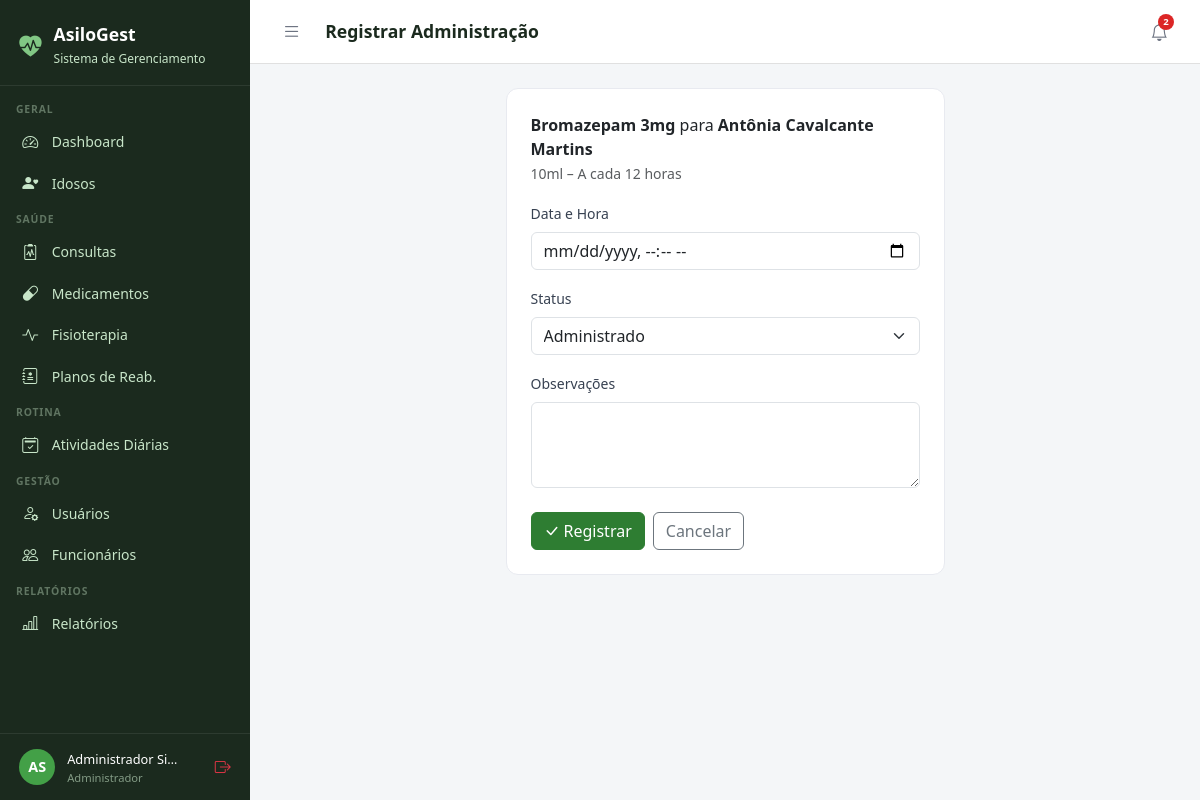
The app's page /medicamentos/administracao/50/registrar/ (signed in) with its own data.
### core/models.py (models this page shows, shortened)
class Usuario(AbstractUser):
    PERFIL_CHOICES = [
        ('administrador', 'Administrador'),
        ('medico', 'Médico'),
        ('fisioterapeuta', 'Fisioterapeuta'),
        ('enfermeiro', 'Enfermeiro(a)'),
        ('recepcionista', 'Recepcionista'),
        ('familiar', 'Familiar do Idoso'),
    ]
    perfil = models.CharField(
        max_length=20, choices=PERFIL_CHOICES,
        default='recepcionista', verbose_name='Perfil de Acesso'
    )
    telefone = models.CharField(max_length=15, blank=True, verbose_name='Telefone')
    cpf = models.CharField(max_length=14, unique=True, null=True, blank=True, verbose_name='CPF')
    foto = models.ImageField(upload_to='usuarios/', blank=True, null=True, verbose_name='Foto')
    data_nascimento = models.DateField(null=True, blank=True, verbose_name='Data de Nascimento')
    especialidade = models.CharField(
        max_length=100, blank=True, verbose_name='Especialidade',
        help_text='Preencha para Médico ou Fisioterapeuta'
    )
    data_admissao = models.DateField(null=True, blank=True, verbose_name='Data de Admissão')
    primeiro_acesso = models.BooleanField(
        default=True, verbose_name='Primeiro Acesso',
        help_text='Usuário deve definir senha no primeiro login'
    )
    ativo = models.BooleanField(default=True, verbose_name='Ativo')
    criado_em = models.DateTimeField(auto_now_add=True)
    class Meta:
        verbose_name = 'Usuário'
        verbose_name_plural = 'Usuários'
        ordering = ['first_name', 'last_name']
    @property
    def is_administrador(self):
        return self.perfil == 'administrador' or self.is_superuser
    @property
    def is_fisioterapeuta(self):
        return self.perfil == 'fisioterapeuta'
    @property
    def is_familiar(self):
        return self.perfil == 'familiar'
    @property
    def pode_ver_saude(self):
        return (self.is_administrador or self.is_medico
                or self.is_fisioterapeuta or self.is_enfermeiro)
    @property
    def pode_cadastrar_usuarios(self):
        return self.is_administrador or self.is_recepcionista
    @property
    def pode_administrar(self):
        return self.is_administrador

### medicamentos/models.py (models this page shows, shortened)
class PrescricaoMedicamento(models.Model):
    FREQUENCIA_CHOICES = [
        ('1x_dia', '1x ao dia'),
        ('2x_dia', '2x ao dia'),
        ('3x_dia', '3x ao dia'),
        ('4x_dia', '4x ao dia'),
        ('cada_6h', 'A cada 6 horas'),
        ('cada_8h', 'A cada 8 horas'),
        ('cada_12h', 'A cada 12 horas'),
        ('sob_demanda', 'Sob demanda'),
        ('semanal', 'Semanal'),
        ('customizado', 'Customizado'),
    ]
    idoso = models.ForeignKey(Idoso, on_delete=models.CASCADE, related_name='prescricoes')
    medicamento = models.ForeignKey(Medicamento, on_delete=models.PROTECT, related_name='prescricoes')
    prescrito_por = models.ForeignKey(Usuario, on_delete=models.SET_NULL, null=True, related_name='prescricoes_feitas', limit_choices_to={'perfil': 'medico'})
    dose = models.CharField(max_length=50, verbose_name='Dose')
    frequencia = models.CharField(max_length=15, choices=FREQUENCIA_CHOICES)
    horarios = models.CharField(max_length=200, blank=True, verbose_name='Horários', help_text='Ex: 08:00, 12:00, 18:00')
    data_inicio = models.DateField(verbose_name='Início')
    data_fim = models.DateField(null=True, blank=True, verbose_name='Fim (deixe em branco para uso contínuo)')
    via_administracao = models.CharField(max_length=50, blank=True, verbose_name='Via de Administração', help_text='Ex: oral, subcutânea, intravenosa')
    observacoes = models.TextField(blank=True)
    ativa = models.BooleanField(default=True)
    criado_em = models.DateTimeField(auto_now_add=True)
    class Meta:
        verbose_name = 'Prescrição'
        verbose_name_plural = 'Prescrições'
        ordering = ['-criado_em']

class Medicamento(models.Model):
    nome = models.CharField(max_length=150, verbose_name='Nome do Medicamento')
    principio_ativo = models.CharField(max_length=150, blank=True)
    fabricante = models.CharField(max_length=100, blank=True)
    forma = models.CharField(max_length=50, blank=True, verbose_name='Forma Farmacêutica', help_text='Ex: comprimido, xarope, injeção')
    estoque_atual = models.IntegerField(default=0, verbose_name='Estoque Atual')
    estoque_minimo = models.IntegerField(default=10, verbose_name='Estoque Mínimo')
    unidade = models.CharField(max_length=20, default='unidade', verbose_name='Unidade de Medida')
    observacoes = models.TextField(blank=True)
    ativo = models.BooleanField(default=True)
    criado_em = models.DateTimeField(auto_now_add=True)
    class Meta:
        verbose_name = 'Medicamento'
        verbose_name_plural = 'Medicamentos'
        ordering = ['nome']

### idosos/models.py (models this page shows, shortened)
class Idoso(models.Model):
    SEXO_CHOICES = [('M', 'Masculino'), ('F', 'Feminino')]
    TIPO_SANGUINEO = [('A+','A+'),('A-','A-'),('B+','B+'),('B-','B-'),('AB+','AB+'),('AB-','AB-'),('O+','O+'),('O-','O-')]
    STATUS_CHOICES = [('ativo','Ativo'),('inativo','Inativo'),('internado','Internado'),('falecido','Falecido')]
    nome = models.CharField(max_length=150, verbose_name='Nome Completo')
    data_nascimento = models.DateField(verbose_name='Data de Nascimento')
    sexo = models.CharField(max_length=1, choices=SEXO_CHOICES)
    cpf = models.CharField(max_length=14, unique=True, null=True, blank=True)
    rg = models.CharField(max_length=20, blank=True)
    tipo_sanguineo = models.CharField(max_length=3, choices=TIPO_SANGUINEO, blank=True)
    foto = models.ImageField(upload_to='idosos/', blank=True, null=True)
    status = models.CharField(max_length=10, choices=STATUS_CHOICES, default='ativo')
    endereco = models.CharField(max_length=200, blank=True)
    cidade = models.CharField(max_length=100, blank=True)
    estado = models.CharField(max_length=2, blank=True)
    cep = models.CharField(max_length=9, blank=True)
    alergias = models.TextField(blank=True, verbose_name='Alergias')
    condicoes_medicas = models.TextField(blank=True, verbose_name='Condições Médicas')
    observacoes = models.TextField(blank=True, verbose_name='Observações Gerais')
    data_entrada = models.DateField(verbose_name='Data de Entrada')
    numero_quarto = models.CharField(max_length=10, blank=True, verbose_name='Quarto')
    criado_em = models.DateTimeField(auto_now_add=True)
    atualizado_em = models.DateTimeField(auto_now=True)
    class Meta:
        verbose_name = 'Idoso'
        verbose_name_plural = 'Idosos'
        ordering = ['nome']

### medicamentos/views.py (the view, shortened to what this page needs)
# urls.py: path('administracao/<int:prescricao_pk>/registrar/', views.registrar_administracao, name='registrar_administracao'),
@login_required
@perfil_required('administrador', 'medico', 'enfermeiro')
def registrar_administracao(request, prescricao_pk):
    prescricao = get_object_or_404(PrescricaoMedicamento, pk=prescricao_pk)
    form = AdministracaoForm(request.POST or None)
    return render(request, 'medicamentos/administracao_form.html', {'form': form, 'prescricao': prescricao})

### medicamentos/forms.py
class AdministracaoForm(forms.ModelForm):
    class Meta:
        model = RegistroAdministracao
        exclude = ['prescricao', 'administrado_por', 'criado_em']
        widgets = {
            'data_hora': forms.DateTimeInput(attrs={'type': 'datetime-local', 'class': 'form-control'}),
            'status': forms.Select(attrs={'class': 'form-select'}),
            'observacoes': forms.Textarea(attrs={'class': 'form-control', 'rows': 3}),
        }

### templates/medicamentos/administracao_form.html (shortened to what this page needs)
{% extends 'base.html' %}
{% block title %}Registrar Administração{% endblock %}{% block page_title %}Registrar Administração{% endblock %}
{% block content %}<div class="row justify-content-center"><div class="col-lg-6"><div class="form-card">
<p class="mb-3"><strong>{{ prescricao.medicamento.nome }}</strong> para <strong>{{ prescricao.idoso.nome }}</strong><br><small class="text-muted">{{ prescricao.dose }} – {{ prescricao.get_frequencia_display }}</small></p>
<form method="post">{% csrf_token %}
<div class="row g-3">
  <div class="col-12"><label class="form-label">Data e Hora</label>{{ form.data_hora }}</div>
  <div class="col-12"><label class="form-label">Status</label>{{ form.status }}</div>
  <div class="col-12"><label class="form-label">Observações</label>{{ form.observacoes }}</div>
  <div class="col-12 d-flex gap-2 pt-2">
    <button type="submit" class="btn btn-primary"><i class="bi bi-check-lg me-1"></i>Registrar</button>
    <a href="{% url 'idosos:detalhe' prescricao.idoso.pk %}" class="btn btn-outline-secondary">Cancelar</a>
  </div>
</div></form></div></div></div>{% endblock %}

### templates/base.html (shortened to what this page needs)
<!DOCTYPE html>
<html lang="pt-br">
<head>
  <link href="https://cdn.jsdelivr.net/npm/bootstrap@5.3.0/dist/css/bootstrap.min.css" rel="stylesheet">
  <link href="https://cdn.jsdelivr.net/npm/bootstrap-icons@1.11.0/font/bootstrap-icons.css" rel="stylesheet">
</head>
<body>
{% if user.is_authenticated %}
<div id="sidebar">
  <div class="sidebar-brand">
    <i class="bi bi-heart-pulse-fill" style="color:#81C784;font-size:1.4rem;"></i>
    <div>
      <h5 style="margin:0;">AsiloGest</h5>
      <small>Sistema de Gerenciamento</small>
    </div>
  </div>
  <nav class="sidebar-nav">
    <div class="nav-section">Geral</div>
    <a href="{% url 'dashboard' %}" class="sidebar-link {% if request.resolver_match.url_name == 'dashboard' %}active{% endif %}">
      <i class="bi bi-speedometer2"></i> Dashboard
    </a>
    <a href="{% url 'idosos:lista' %}" class="sidebar-link">
      <i class="bi bi-person-heart"></i>
      {% if user.is_familiar %}Meus Familiares{% else %}Idosos{% endif %}
    </a>
    {% if user.pode_ver_saude or user.is_familiar %}
    <div class="nav-section">Saúde</div>
    <a href="{% url 'consultas:lista' %}" class="sidebar-link">
      <i class="bi bi-clipboard2-pulse"></i> Consultas
    </a>
    <a href="{% url 'medicamentos:lista' %}" class="sidebar-link">
      <i class="bi bi-capsule"></i> Medicamentos
    </a>
    <a href="{% url 'fisioterapia:lista' %}" class="sidebar-link">
      <i class="bi bi-activity"></i> Fisioterapia
    </a>
    {% if user.pode_ver_saude and not user.is_familiar %}
    <a href="{% url 'fisioterapia:planos_lista' %}" class="sidebar-link">
      <i class="bi bi-journal-medical"></i> Planos de Reab.
    </a>
    {% endif %}
    {% endif %}
    <div class="nav-section">Rotina</div>
    <a href="{% url 'atividades:lista' %}" class="sidebar-link">
      <i class="bi bi-calendar2-check"></i> Atividades Diárias
    </a>
    {% if user.pode_cadastrar_usuarios %}
    <div class="nav-section">Gestão</div>
    <a href="{% url 'usuarios_lista' %}" class="sidebar-link">
      <i class="bi bi-person-gear"></i> Usuários
    </a>
    {% endif %}
    {% if user.pode_administrar %}
    <a href="{% url 'funcionarios:lista' %}" class="sidebar-link">
      <i class="bi bi-people"></i> Funcionários
    </a>
    {% endif %}
    {% if user.pode_ver_saude or user.pode_administrar %}
    <div class="nav-section">Relatórios</div>
    <a href="{% url 'relatorios:lista' %}" class="sidebar-link">
      <i class="bi bi-bar-chart-line"></i> Relatórios
    </a>
    {% endif %}
  </nav>
  <div class="sidebar-user">
    <div class="avatar">{{ user.first_name|first|upper }}{{ user.last_name|first|upper }}</div>
    <div class="info" style="min-width:0;flex:1;">
      <span>{{ user.get_full_name|truncatechars:18 }}</span>
      <small>{{ user.get_perfil_display }}</small>
    </div>
    <a href="{% url 'logout' %}" class="text-danger" title="Sair" style="flex-shrink:0;">
      <i class="bi bi-box-arrow-right"></i>
    </a>
  </div>
</div>
<div id="main">
  <div class="topbar">
    <div class="topbar-left">
      <button class="btn-toggle-sidebar" onclick="toggleSidebar()" title="Menu">
        <i class="bi bi-list"></i>
      </button>
      <h4>{% block page_title %}{% endblock %}</h4>
    </div>
    <div class="d-flex align-items-center gap-2">
      <div style="position:relative;">
        <button class="notif-btn" id="notifBtn" onclick="toggleNotif()" title="Notificações">
          <i class="bi bi-bell"></i>
          {% if notif_count %}
          <span class="notif-badge">{{ notif_count }}</span>
          {% endif %}
        </button>
      </div>
    </div>
  </div>
  <div class="content">
    {% block content %}{% endblock %}
  </div>
</div>
{% else %}
{% block full_content %}{% endblock %}
{% endif %}
</body>
</html>

### templates/base.html (style rules this page uses)
:root { --sidebar-width: 250px; --primary: #2E7D32; --primary-light: #43A047; --accent: #1565C0; --bg-sidebar: #1B2A1E; --bg-sidebar-hover: #2E4A33; --text-sidebar: #C8E6C9; --transition: 0.3s ease; }
body { background: #F4F6F8; font-family: 'Segoe UI', sans-serif; }
#sidebar { position: fixed; top: 0; left: 0; width: var(--sidebar-width); height: 100vh; background: var(--bg-sidebar); z-index: 1000; display: flex; flex-direction: column; overflow-y: auto; transition: transform var(--transition); }
.sidebar-brand { padding: 1.5rem 1.2rem 1rem; border-bottom: 1px solid rgba(255,255,255,0.08); display: flex; align-items: center; gap: .75rem; }
.sidebar-brand h5 { color: #fff; font-weight: 700; margin: 0; font-size: 1.1rem; }
.sidebar-brand small { color: var(--text-sidebar); font-size: .75rem; }
.sidebar-nav { padding: .5rem 0; flex: 1; }
.nav-section { padding: .5rem 1rem .2rem; color: rgba(200,230,201,.4); font-size: .65rem; font-weight: 700; letter-spacing: .08em; text-transform: uppercase; }
.sidebar-link { display: flex; align-items: center; gap: .65rem; padding: .55rem 1.2rem; color: var(--text-sidebar); text-decoration: none; font-size: .875rem; transition: all .2s; border-left: 3px solid transparent; }
.sidebar-link i { font-size: 1rem; width: 1.2rem; }
.sidebar-user { padding: .8rem 1.2rem; border-top: 1px solid rgba(255,255,255,0.08); display: flex; align-items: center; gap: .75rem; }
.sidebar-user .avatar { width: 36px; height: 36px; background: var(--primary-light); border-radius: 50%; display: flex; align-items: center; justify-content: center; color: #fff; font-weight: 700; font-size: .9rem; flex-shrink: 0; }
.sidebar-user .info small { color: rgba(200,230,201,.6); font-size: .7rem; display: block; }
.sidebar-user .info span { color: #fff; font-size: .8rem; }
#main { margin-left: var(--sidebar-width); min-height: 100vh; display: flex; flex-direction: column; transition: margin-left var(--transition); }
.topbar { background: #fff; border-bottom: 1px solid #E0E0E0; padding: .75rem 1.5rem; display: flex; align-items: center; justify-content: space-between; position: sticky; top: 0; z-index: 999; }
.topbar-left { display: flex; align-items: center; gap: 1rem; }
.topbar h4 { margin: 0; font-size: 1.1rem; font-weight: 600; color: #1B2A1E; }
.btn-toggle-sidebar { background: none; border: none; padding: .4rem .5rem; color: #6B7280; cursor: pointer; border-radius: 6px; font-size: 1.2rem; line-height: 1; transition: background .2s, color .2s; }
.notif-btn { position: relative; background: none; border: none; padding: .4rem .5rem; color: #6B7280; cursor: pointer; border-radius: 6px; font-size: 1.1rem; transition: background .2s, color .2s; }
.notif-badge { position: absolute; top: 2px; right: 2px; background: #DC2626; color: #fff; font-size: .6rem; font-weight: 700; min-width: 16px; height: 16px; border-radius: 8px; padding: 0 4px; display: flex; align-items: center; justify-content: center; }
.content { padding: 1.5rem; flex: 1; }
.form-card { background: #fff; border-radius: 12px; border: 1px solid #E8EAF0; padding: 1.5rem; }
.form-label { font-weight: 500; font-size: .875rem; color: #374151; }
.btn-primary { background: var(--primary); border-color: var(--primary); }

### records on screen
Usuario: first_name|first "A", last_name|first "S", get_full_name "Administrador Si…", perfil "Administrador"
PrescricaoMedicamento: medicamento.nome "Bromazepam 3mg", idoso.nome "Antônia Cavalcante Martins", dose "10ml", frequencia "A cada 12 horas"

### other values on screen
{{ notif_count }} "2"
